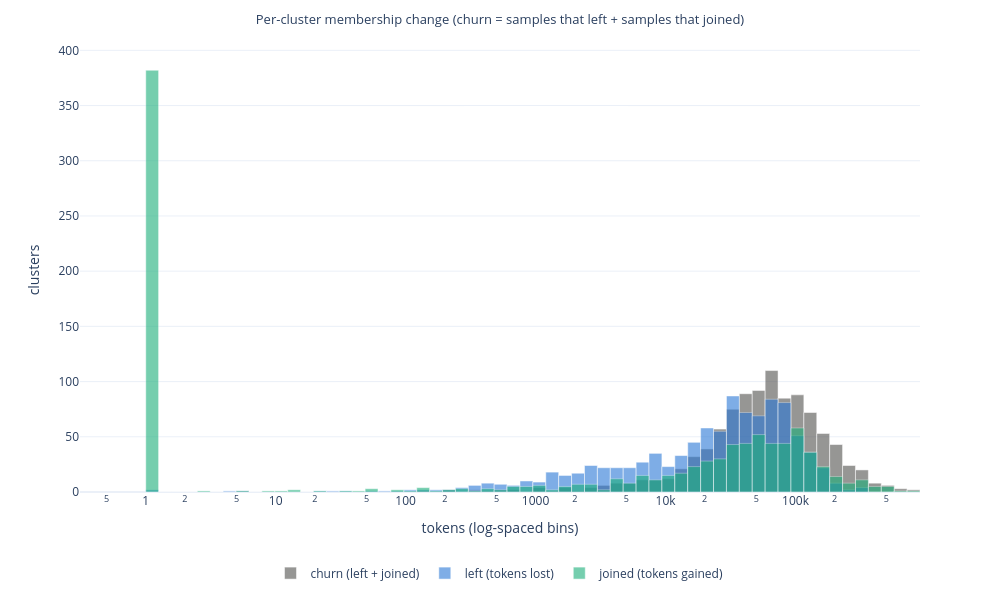
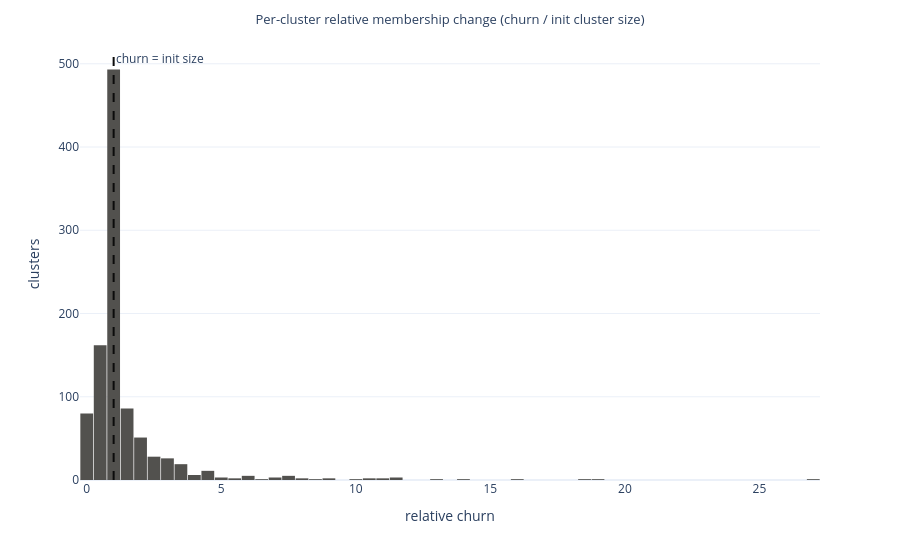

Write notebook code for charts like these, in order.
### Markdown cell above
## 4. Distribution of the Membership-Change Delta

Histograms over the K clusters. `churn` is heavy-tailed, so it is shown on a
log-x axis alongside the size-normalized version; `net_delta` shows whether
training grew or shrank each cluster.

### Code cell
if px is not None:
    # px.histogram(log_x=True) bins linearly and only log-scales the axis, which
    # squashes everything into a few invisible bars; bin in log space instead.
    # churn, left and joined share bins so the three profiles are comparable.
    both = np.concatenate([per_cluster[c].to_numpy() for c in ("churn", "left", "joined")])
    both = np.clip(both, 1, None)
    edges = np.logspace(np.log10(both.min()), np.log10(both.max()), 61)
    centers = (edges[:-1] + edges[1:]) / 2
    widths = np.diff(edges)

    fig = go.Figure()
    for col, name, color in [
        ("churn", "churn (left + joined)", COLOR_NEUTRAL),
        ("left", "left (tokens lost)", COLOR_KMEANS),
        ("joined", "joined (tokens gained)", COLOR_MFA),
    ]:
        counts, _ = np.histogram(np.clip(per_cluster[col].to_numpy(), 1, None), bins=edges)
        fig.add_bar(x=centers, y=counts, width=widths, name=name, marker_color=color, opacity=0.6)
    fig.update_xaxes(type="log")
    fig.update_layout(
        title="Per-cluster membership change (churn = samples that left + samples that joined)",
        xaxis_title="tokens (log-spaced bins)",
        yaxis_title="clusters",
        template=PLOT_TEMPLATE,
        barmode="overlay",
        bargap=0.05,
        width=1000,
        height=600,
        legend=dict(orientation="h", yanchor="top", y=-0.15, xanchor="center", x=0.5),
    )
    save_fig(fig, "churn_hist")
    fig.show()

    fig = px.histogram(
        per_cluster,
        x="rel_churn",
        nbins=60,
        title="Per-cluster relative membership change (churn / init cluster size)",
        color_discrete_sequence=[COLOR_NEUTRAL],
        template=PLOT_TEMPLATE,
    )
    fig.add_vline(x=1.0, line_dash="dash", line_color="#0b0b0b",
                  annotation_text="churn = init size", annotation_position="top right")
    fig.update_layout(xaxis_title="relative churn", yaxis_title="clusters", bargap=0.05)
    save_fig(fig, "rel_churn_hist")
    fig.show()

### Figure 1 — Plotly figure (JSON) as saved in the notebook; plotly's stock layout.template omitted (floating-point values rounded to 4 significant figures)
{"data": [{"marker": {"color": "#52514e"}, "name": "churn (left + joined)", "opacity": 0.6, "type": "bar", "width": [0.2569, 0.3229, 0.4059, 0.5101, 0.6412, 0.8059, 1.013, 1.273, 1.6, 2.011, 2.528, 3.178, 3.994, 5.02, 6.31, 7.931, 9.968, 12.53, 15.75, 19.79, 24.88, 31.27, 39.3, 49.4, 62.09, 78.04, 98.09, 123.3, 155.0, 194.8, 244.8, 307.7, 386.8, 486.1, 611.0, 768.0, 965.3, 1213.0, 1525.0, 1917.0, 2409.0, 3028.0, 3806.0, 4784.0, 6013.0, 7557.0, 9499.0, 11940.0, 15010.0, 18860.0, 23710.0, 29800.0, 37450.0, 47080.0, 59170.0, 74370.0, 93480.0, 117500.0, 147700.0, 185600.0], "x": [1.128, 1.418, 1.783, 2.241, 2.816, 3.54, 4.449, 5.592, 7.029, 8.835, 11.1, 13.96, 17.54, 22.05, 27.72, 34.84, 43.78, 55.03, 69.17, 86.94, 109.3, 137.4, 172.6, 217.0, 272.7, 342.8, 430.9, 541.6, 680.7, 855.6, 1075.0, 1352.0, 1699.0, 2135.0, 2684.0, 3373.0, 4240.0, 5329.0, 6698.0, 8419.0, 10580.0, 13300.0, 16720.0, 21010.0, 26410.0, 33200.0, 41720.0, 52440.0, 65920.0, 82850.0, 104100.0, 130900.0, 164500.0, 206800.0, 259900.0, 326700.0, 410600.0, 516100.0, 648700.0, 815300.0], "y": [0, 0, 0, 0, 0, 0, 0, 1, 0, 0, 0, 0, 0, 0, 0, 0, 0, 0, 0, 0, 0, 1, 0, 2, 0, 2, 1, 2, 2, 0, 4, 1, 4, 1, 4, 6, 8, 8, 11, 11, 12, 21, 32, 39, 57, 75, 89, 92, 110, 85, 88, 72, 53, 43, 24, 20, 8, 6, 3, 2]}, {"marker": {"color": "#2a78d6"}, "name": "left (tokens lost)", "opacity": 0.6, "type": "bar", "width": [0.2569, 0.3229, 0.4059, 0.5101, 0.6412, 0.8059, 1.013, 1.273, 1.6, 2.011, 2.528, 3.178, 3.994, 5.02, 6.31, 7.931, 9.968, 12.53, 15.75, 19.79, 24.88, 31.27, 39.3, 49.4, 62.09, 78.04, 98.09, 123.3, 155.0, 194.8, 244.8, 307.7, 386.8, 486.1, 611.0, 768.0, 965.3, 1213.0, 1525.0, 1917.0, 2409.0, 3028.0, 3806.0, 4784.0, 6013.0, 7557.0, 9499.0, 11940.0, 15010.0, 18860.0, 23710.0, 29800.0, 37450.0, 47080.0, 59170.0, 74370.0, 93480.0, 117500.0, 147700.0, 185600.0], "x": [1.128, 1.418, 1.783, 2.241, 2.816, 3.54, 4.449, 5.592, 7.029, 8.835, 11.1, 13.96, 17.54, 22.05, 27.72, 34.84, 43.78, 55.03, 69.17, 86.94, 109.3, 137.4, 172.6, 217.0, 272.7, 342.8, 430.9, 541.6, 680.7, 855.6, 1075.0, 1352.0, 1699.0, 2135.0, 2684.0, 3373.0, 4240.0, 5329.0, 6698.0, 8419.0, 10580.0, 13300.0, 16720.0, 21010.0, 26410.0, 33200.0, 41720.0, 52440.0, 65920.0, 82850.0, 104100.0, 130900.0, 164500.0, 206800.0, 259900.0, 326700.0, 410600.0, 516100.0, 648700.0, 815300.0], "y": [2, 0, 0, 0, 0, 0, 1, 1, 0, 0, 0, 0, 0, 1, 1, 1, 0, 1, 1, 1, 2, 2, 2, 2, 4, 6, 8, 7, 6, 10, 9, 18, 15, 17, 24, 22, 22, 22, 27, 35, 23, 33, 45, 58, 55, 87, 72, 69, 84, 81, 51, 36, 22, 8, 2, 4, 0, 0, 0, 0]}, {"marker": {"color": "#1baf7a"}, "name": "joined (tokens gained)", "opacity": 0.6, "type": "bar", "width": [0.2569, 0.3229, 0.4059, 0.5101, 0.6412, 0.8059, 1.013, 1.273, 1.6, 2.011, 2.528, 3.178, 3.994, 5.02, 6.31, 7.931, 9.968, 12.53, 15.75, 19.79, 24.88, 31.27, 39.3, 49.4, 62.09, 78.04, 98.09, 123.3, 155.0, 194.8, 244.8, 307.7, 386.8, 486.1, 611.0, 768.0, 965.3, 1213.0, 1525.0, 1917.0, 2409.0, 3028.0, 3806.0, 4784.0, 6013.0, 7557.0, 9499.0, 11940.0, 15010.0, 18860.0, 23710.0, 29800.0, 37450.0, 47080.0, 59170.0, 74370.0, 93480.0, 117500.0, 147700.0, 185600.0], "x": [1.128, 1.418, 1.783, 2.241, 2.816, 3.54, 4.449, 5.592, 7.029, 8.835, 11.1, 13.96, 17.54, 22.05, 27.72, 34.84, 43.78, 55.03, 69.17, 86.94, 109.3, 137.4, 172.6, 217.0, 272.7, 342.8, 430.9, 541.6, 680.7, 855.6, 1075.0, 1352.0, 1699.0, 2135.0, 2684.0, 3373.0, 4240.0, 5329.0, 6698.0, 8419.0, 10580.0, 13300.0, 16720.0, 21010.0, 26410.0, 33200.0, 41720.0, 52440.0, 65920.0, 82850.0, 104100.0, 130900.0, 164500.0, 206800.0, 259900.0, 326700.0, 410600.0, 516100.0, 648700.0, 815300.0], "y": [382, 0, 0, 0, 1, 0, 0, 1, 0, 1, 1, 2, 0, 1, 0, 1, 1, 3, 0, 2, 1, 4, 1, 2, 3, 1, 3, 2, 5, 5, 6, 2, 5, 7, 7, 2, 12, 8, 15, 11, 15, 17, 23, 28, 30, 43, 44, 52, 44, 44, 58, 36, 23, 14, 8, 11, 5, 5, 1, 1]}], "layout": {"bargap": 0.05, "barmode": "overlay", "height": 600, "legend": {"orientation": "h", "x": 0.5, "xanchor": "center", "y": -0.15, "yanchor": "top"}, "margin": {"t": 48}, "title": {"font": {"size": 13}, "text": "Per-cluster membership change (churn = samples that left + samples that joined)", "x": 0.5}, "width": 1000, "xaxis": {"title": {"text": "tokens (log-spaced bins)"}, "type": "log"}, "yaxis": {"title": {"text": "clusters"}}}}

### Figure 2 — Plotly figure (JSON) as saved in the notebook; plotly's stock layout.template omitted (floating-point values rounded to 4 significant figures; data arrays with more than 128 entries replaced by an {"elided": "..."} marker saying what was removed)
{"data": [{"bingroup": "x", "hovertemplate": "rel_churn=%{x}<br>count=%{y}<extra></extra>", "legendgroup": "", "marker": {"color": "#52514e", "pattern": {"shape": ""}}, "name": "", "nbinsx": 60, "orientation": "v", "showlegend": false, "type": "histogram", "x": {"elided": "1000 float values"}, "xaxis": "x", "yaxis": "y"}], "layout": {"annotations": [{"showarrow": false, "text": "churn = init size", "x": 1, "xanchor": "left", "xref": "x", "y": 1, "yanchor": "top", "yref": "y domain"}], "bargap": 0.05, "barmode": "relative", "legend": {"tracegroupgap": 0}, "margin": {"t": 48}, "shapes": [{"line": {"color": "#0b0b0b", "dash": "dash"}, "type": "line", "x0": 1, "x1": 1, "xref": "x", "y0": 0, "y1": 1, "yref": "y domain"}], "title": {"font": {"size": 13}, "text": "Per-cluster relative membership change (churn / init cluster size)", "x": 0.5}, "xaxis": {"anchor": "y", "domain": [0, 1], "title": {"text": "relative churn"}}, "yaxis": {"anchor": "x", "domain": [0, 1], "title": {"text": "clusters"}}}}
